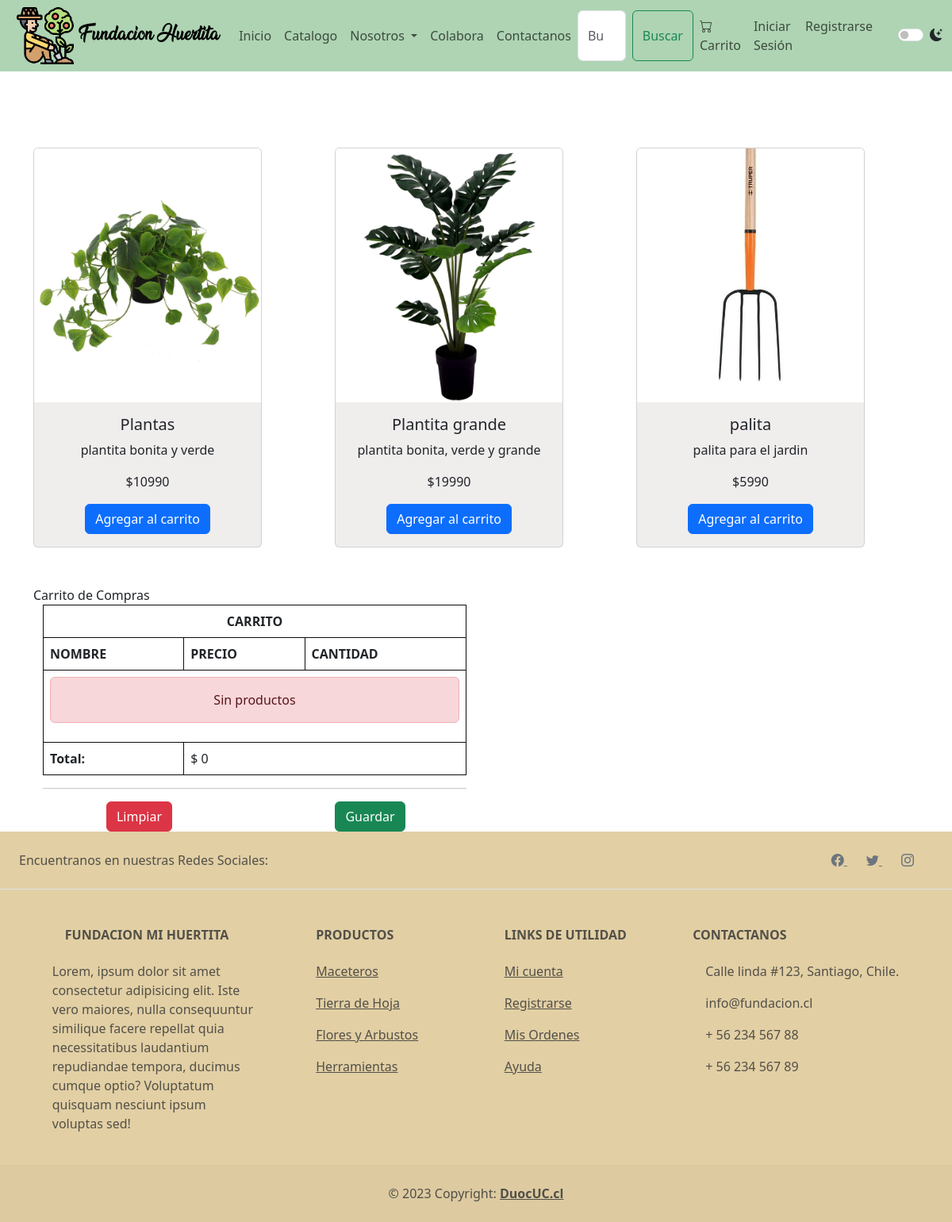
/catalogo, run on the app's committed database.
### apps/webHuertita/models.py (models this page shows, shortened)
class Producto(models.Model):
    id_producto = models.IntegerField(primary_key=True)
    nombre = models.CharField(max_length=50, null=False)
    precio = models.IntegerField(null=False)
    categoria_id = models.ForeignKey(Categoria,on_delete=models.CASCADE)
    stock = models.IntegerField(null=False)
    descripcion = models.CharField(max_length=150, null=False)
    img_url = models.ImageField(upload_to='imagenesProducto')
    fecha_agregar = models.DateField(auto_now_add=True)

### apps/webHuertita/views.py (the view)
# urls.py: path('catalogo', views.catalogo, name='catalogo'),
def catalogo(request):
    productos = Producto.objects.all()
    productos = Producto.objects.filter(stock__gt=0)
    return render(request, "catalogo.html", {'productos': productos})

### apps/webHuertita/context_processor.py (called while the page is built)
def total_carrito(request):
    total = 0
    if request.user.is_authenticated:
        if "carrito" in request.session.keys():
            for key, value in request.session["carrito"].items():
                total += int(value["acumulado"])
    return {"total_carrito": total}

### apps/webHuertita/templates/catalogo.html (shortened to what this page needs)
{% extends "./base.html" %}
{% load static %}
{% block head %}
    <link rel="stylesheet" href="{% static 'css/style.css' %}">
{% endblock %}
{% block body%}
    <div class="container" id="container-catalogo">
        <div class="row mt-5">
            {% for p in productos %}
            <div class="col">
                <div class="card mt-5 mb-5" style="width: 18rem;">
                    <img src="{{p.img_url.url}}" class="card-img-top img-fluid card-img-custom"  style="height: 20rem;"alt="...">
                    <div class="card-body">
                      <h5 class="card-title">{{p.nombre}}</h5>
                      <p class="card-text">{{p.descripcion}}</p>
                      <p class="card-text">${{p.precio}}</p>
                      <a href="{% url 'Add' p.id_producto %}" class="btn btn-primary"> Agregar al carrito</a>
                    </div>
                  </div>
            </div>
            {% endfor %}
        </div>
        <div class="col-6">
        {% include "carrito_compras.html" %}
    </div>
    </div>
{% endblock %}

### apps/webHuertita/templates/base.html (shortened to what this page needs)
{% load static %}
<!DOCTYPE html>
<html lang="es">
<head>
    <link rel="stylesheet" href="https://cdn.jsdelivr.net/npm/bootstrap-icons@1.10.3/font/bootstrap-icons.css">
    <link href="https://cdn.jsdelivr.net/npm/bootstrap@5.3.0-alpha1/dist/css/bootstrap.min.css" rel="stylesheet">
    <link rel="stylesheet" href="{% static 'CSS/Style.css' %}">
</head>
{% block head %}
{% endblock %}
  <nav class="navbar navbar-expand-lg bg-miColor">
    <div class="container-fluid">
      <img src="{% static 'IMG/main.png' %}" alt="Logo" width="80" height="74" class="d-inline-block align-text-top mx-lg-2" >
        <a class="navbar-brand" href="/index">Fundacion Huertita</a>
        <div class="collapse navbar-collapse" id="navbarSupportedContent">
            <ul class="navbar-nav me-auto mb-2 mb-lg-0">
                <li class="nav-item">
                    <a class="nav-link " aria-current="page" href="/index">Inicio</a>
                </li>
                <li class="nav-item">
                  <a class="nav-link " aria-current="page" href="/catalogo">Catalogo</a>
              </li>
                <li class="nav-item dropdown">
                    <a class="nav-link dropdown-toggle" href="#" role="button" data-bs-toggle="dropdown" aria-expanded="false">
                        Nosotros
                    </a>
                </li>
                <li class="nav-item">
                    <a class="nav-link " aria-current="page" href="/colabora">Colabora</a>
                </li>
                <li class="nav-item">
                    <a class="nav-link " aria-current="page" href="/contactanos">Contactanos</a>
                </li>
            </ul>
            <div class="navbar-nav">
              <form class="d-flex me-auto" role="search">
                  <input class="form-control me-2" type="search" placeholder="Buscar..." aria-label="Buscar">
                  <button id="buscar" class="btn btn-outline-success" type="submit">Buscar</button>
              </form>
              <ul class="navbar-nav ms-auto me-4">
                <div class="navbar-nav">
                  <a class="nav-link" href="#" id="carritoPopover" role="button" data-bs-toggle="popover" data-bs-placement="bottom" data-bs-content="Contenido del carrito">
                    <i class="bi bi-cart"></i> Carrito
                </a>
    </div>
                  {% if user.is_authenticated %}
                      <li class="nav-item dropdown">
                          <a class="nav-link dropdown-toggle" href="#" role="button" data-bs-toggle="dropdown" aria-expanded="false">
                              Bienvenido/a, {{ user.username }}
                          </a>
                          <ul class="dropdown-menu">
                            <li><a href="{% url 'mi_cuenta' id=user.rut %}" class="dropdown-item">Mi Perfil</a></li>
                              <li><a href="{% url 'logout' %}" class="dropdown-item">Cerrar Sesión</a></li>
                          </ul>
                      </li>
                  {% else %}
                      <li class="nav-item">
                          <a href="{% url 'login' %}" class="nav-link">Iniciar Sesión</a>
                      </li>
                      <li class="nav-item">
                          <a href="registro" class="nav-link">Registrarse</a>
                      </li>
                  {% endif %}
              </ul>
          </div>
          </div>
          <div class="form-check form-switch">
            <input class="form-check-input" type="checkbox" role="switch" id="modoOscuro">
            <i class="bi bi-moon-stars-fill"></i>
        </div>
          </div>
      </nav>
      {%block body%}
      {% endblock %}
<footer class="text-center text-lg-start text-muted" style="background-color: #e2cfa4;">
  <section class="d-flex justify-content-center justify-content-lg-between p-4 border-bottom">
    <div class="me-5 d-none d-lg-block">
      <span>Encuentranos en nuestras Redes Sociales:</span>
    </div>
    <div>
      <a href="" class="me-4 link-secondary">
        <i class="bi bi-facebook"></i>
      </a>
      <a href="" class="me-4 link-secondary">
        <i class="bi bi-twitter"></i>
      </a>
      <a href="" class="me-4 link-secondary">
        <i class="bi bi-instagram"></i>
      </a>
    </div>
  </section>
  <section class="">
    <div class="container text-center text-md-start mt-5">
      <div class="row mt-3">
        <div class="col-md-3 col-lg-4 col-xl-3 mx-auto mb-4">
          <h6 class="text-uppercase fw-bold mb-4">
            Fundacion Mi huertita
          </h6>
          <p>
            Lorem, ipsum dolor sit amet consectetur adipisicing elit. Iste vero maiores, nulla consequuntur similique facere repellat quia necessitatibus laudantium repudiandae tempora, ducimus cumque optio? Voluptatum quisquam nesciunt ipsum voluptas sed!
          </p>
        </div>
        <div class="col-md-2 col-lg-2 col-xl-2 mx-auto mb-4">
          <h6 class="text-uppercase fw-bold mb-4">
            Productos
          </h6>
          <p>
            <a href="#!" class="text-reset">Maceteros</a>
          </p>
          <p>
            <a href="#!" class="text-reset">Tierra de Hoja</a>
          </p>
          <p>
            <a href="#!" class="text-reset">Flores y Arbustos</a>
          </p>
          <p>
            <a href="#!" class="text-reset">Herramientas</a>
          </p>
        </div>
        <div class="col-md-3 col-lg-2 col-xl-2 mx-auto mb-4">
          <h6 class="text-uppercase fw-bold mb-4">
            Links de Utilidad
          </h6>
          <p>
            <a href="#" class="text-reset">Mi cuenta</a>
          </p>
          <p>
            <a href="#!" class="text-reset">Registrarse</a>
          </p>
          <p>
            <a href="#!" class="text-reset">Mis Ordenes</a>
          </p>
          <p>
            <a href="#!" class="text-reset">Ayuda</a>
          </p>
        </div>
        <div class="col-md-4 col-lg-3 col-xl-3 mx-auto mb-md-0 mb-4">
          <h6 class="text-uppercase fw-bold mb-4">Contactanos</h6>
          <p> Calle linda #123, Santiago, Chile.</p>
          <p>
            info@fundacion.cl
          </p>
          <p> + 56 234 567 88</p>
          <p> + 56 234 567 89</p>
        </div>
      </div>
    </div>
  </section>
  <div class="text-center p-4" style="background-color: rgba(0, 0, 0, 0.025);">
    © 2023 Copyright:
    <a class="text-reset fw-bold" href="#">DuocUC.cl</a>
  </div>
</footer>
</body>
</html>

### apps/webHuertita/templates/carrito_compras.html
{% block title %}Carrito de Compras{% endblock %}
<div class="container" id="cuadrito">
  <table class="table table-bordered">
    <thead>
      <tr>
        <th scope="row" colspan="3" class="text-center">CARRITO</th>
      </tr>
      <tr>
        <th scope="col">NOMBRE</th>
        <th scope="col">PRECIO</th>
        <th scope="col">CANTIDAD</th>
      </tr>
    </thead>
    <tbody>
      {% if request.session.carrito.items %}
      {% for key, value in request.session.carrito.items %}
        <tr>
          <td>{{value.nombre}} </td>
          <td>{{value.precio}}  </td>
          <td>{{value.acumulado}}
            <a href="{% url 'Add'  value.id_producto %}" class="badge btn btn-success badge-dark">+</a>
            <a href="{% url 'Sub'  value.id_producto %}" class="badge btn btn-success badge-dark">-</a>
          </td>
        </tr>
{% endfor %}
{% else %}
<tr>
    <td colspan="3">
      <div class="alert alert-danger text-center"> Sin productos </div>
       </td>
</tr>
{% endif %}
  <tr>
    <th scope="row">Total: </th>
    <td colspan="2">$ {{total_carrito}}</td>
  </tr>
    </tbody>
  </table>
  <hr>
</div>
<div class="row text-center">
  <div class="col-6"> <a href="{% url 'CLS' %}" class="btn btn-danger"> Limpiar</a></div>
  <div class="col-6"> <a href="{% url 'catalogo' %}" class="btn btn-success"> Guardar</a></div>
</div>

### apps/webHuertita/static/CSS/Style.css (style rules this page uses)
.navbar-brand { font-family: miFuente; }
.card { justify-content: center; }
.bg-miColor { background-color: rgb(174, 212, 179); }
.navbar { height: 50%; }
tr { color: black; border: solid; border-color: rgb(12, 12, 12); }
.card-body { background-color: rgba(220, 213, 213, 0.425); justify-items: center; }
#imgNasa h1, h3, h5 { justify-content: flex-end; flex-direction: row; display: flex; }
table { width: 100%; border-collapse: collapse; }

### data on the page
Producto: img_url (picture), nombre "Plantas", descripcion "plantita bonita y verde", precio "10990"
Producto: img_url (picture), nombre "Plantita grande", descripcion "plantita bonita, verde y grande", precio "19990"
Producto: img_url (picture), nombre "palita", descripcion "palita para el jardin", precio "5990"

### other printed values
{{ total_carrito }} "0"
